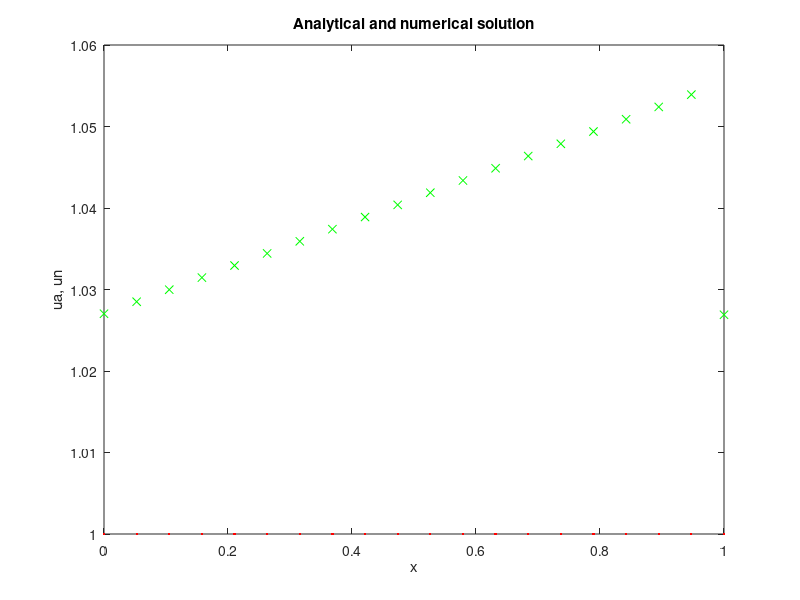

Write the MATLAB code that produced this figure.
# пределы интегрирования
a=0
b=1
# число узлов интегрирования
N=20
disp('Метод трапеций')
# шаг
h=(b-a)/(N-1)
# узлы и веса квадратурной формулы
x=a:h:b;
c=ones(1,N);
c(1)=1/2;
c(N)=1/2;
# неоднородность интегрального уравнения
function f=F(x)
 f = e.^(-x);
endfunction
# ядро интегрального уравнения
function K=Ker(x,t)
 K=e^(t - x);
endfunction
# аналитическое решение
ua = 1;
# начальное приближение
u=F(x);
# номер итерации
k=0;
do
 for i=1:N
 int=0;
 for j=1:i
 int+=c(j)*h*Ker(x(i),x(j))*u(j);
 endfor # j
 u1(i)=F(x(i))+int;
 endfor # i
 delta=norm(u1-u, 1)/N;
 k++;
 err=norm(u1-ua);
 printf('%i iteration, err=%g\n', k, err)
 u=u1;
until (delta<=eps)
#setenv("GNUTERM","wxt")
#graphics_toolkit("gnuplot")
plot(x, ua, 'r', x, u, 'gx')
title('Analytical and numerical solution')
xlabel('x')
ylabel('ua, un')
pause()